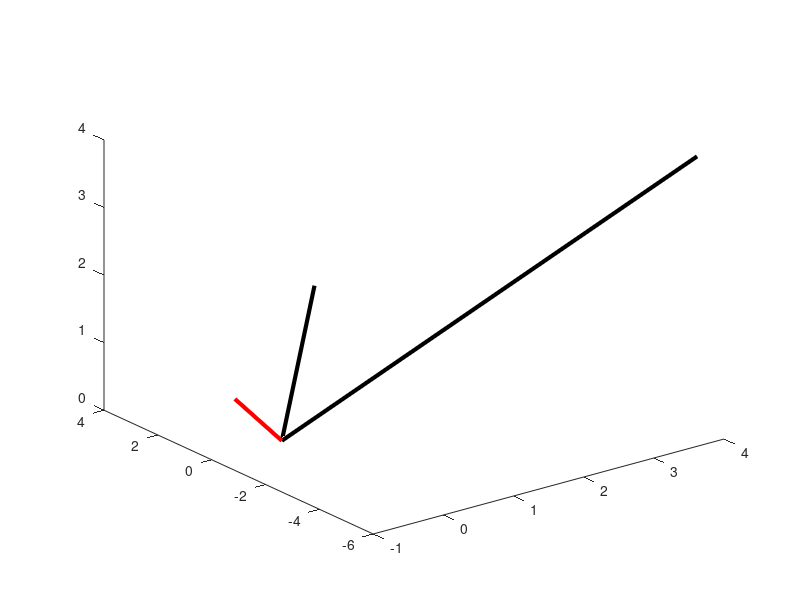

Write MATLAB code to recreate this figure. (Note: this script raises an error after producing the figure.)
% visualizing the plane spanned by two 3D vectors

%two vectors to define a plane
v1 = [4 -5 4]'; % transposing to make them column-vectors
v2 = [2 4 1]';

% and their cross-product
cp = cross(v1, v2);
cp = cp / norm(cp);

% draw the vectors
figure(4), clf
plot3([0 v1(1)], [0 v1(2)], [0 v1(3)], 'k', 'linew', 3)
hold on
plot3([0 v2(1)], [0 v2(2)], [0 v2(3)], 'k', 'linew', 3)
plot3([0 cp(1)], [0 cp(2)], [0 cp(3)], 'r', 'linew', 3)

% draw the plane spanned by the vectors
% @ anonymous/inline function
% setting up three linear equations for all three linear dimensions
h = ezmesh(@(x, y) v1(1) * x + v2(1) * y,...
    @(x, y) v1(2) * x + v2(2) * y,...
    @(x, y) v1(3) * x + v2(3) * y,...
    [-1 1 -1 1 -1 1]);

set(h, 'facecolor', 'g', 'cdata', ones(50), 'linestyle', 'none')
xlabel('C_1'), ylabel('C_2'), zlabel('C_3')
axis square
title('')
grid on, rotate3d on

% is this vector in the column space of the matrix

M = [4 5 6;
    0 1 4;
    4 1 0;
    3 3 9];

v1 = [-4 3 7 2]';
v2 = [-1 1 5 6]'; % M(:, 1) * 2 - M(:, 3)

rank(M)
rank([M v1])
rank([M v2])

rref([M v2])
M\v2
